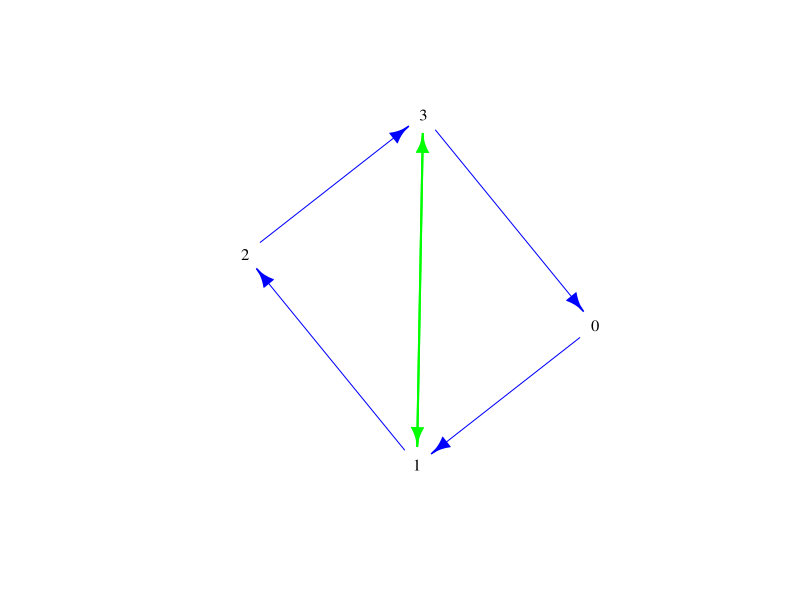

The R source for this figure:
# Load the igraph package
library(igraph)

# Create a custom color palette excluding red
my_colors <- c("blue", "green", "purple", "orange", "pink")

# Create the graph
g <- graph_from_data_frame(data.frame(from=c(0, 1, 1, 2, 3, 3), to=c(1, 2, 3, 3, 0, 1), weight=c(1, 1, 2, 1, 1, 2)))

# Plot the graph with colorful edges (excluding red)
plot(g, 
     edge.width=E(g)$weight, 
     edge.color=my_colors[E(g)$weight],  # Use the custom color palette
     vertex.color="white", 
     vertex.frame.color="white", 
     vertex.label.color="black", 
     vertex.label.dist=0, 
     vertex.size=20,
     main="",
     xlab="",
     ylab="",
     sub="",
     frame=FALSE)
